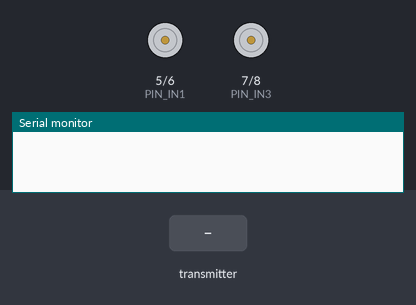
Bench run of a sketch on a simulated Arduino Nano, built with avr-gcc and run on an emulated ATmega328P. Parts: motor-driver pin pairs drawn as motors (green arrow = first pin HIGH = forward, orange = second pin HIGH = backward, longer = more drive, scaled by the enable pin), the last lines printed to the serial monitor. Inputs (shaded band) come from the test bench. No radio packets arrive unless stated.

Above: at 1.2 s.
1.3 s: the transmitter starts sending x2 = 512
At 1.6 s:
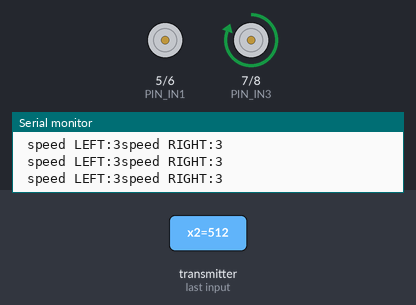
2.8 s: the transmitter starts sending y2 = 256
At 3.9 s:
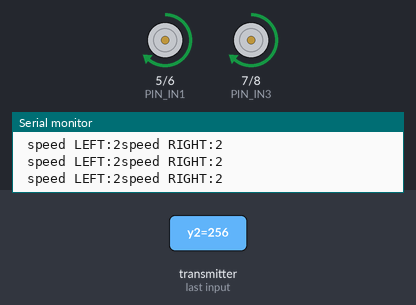
4.3 s: the transmitter starts sending y2 = 1023
At 5.1 s:
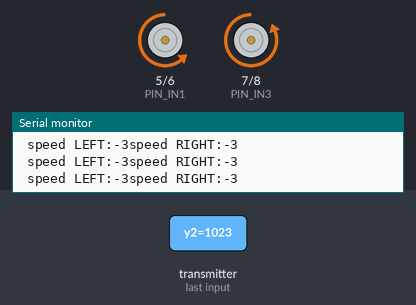
5.8 s: the transmitter starts sending y2 = 0
At 6.2 s:
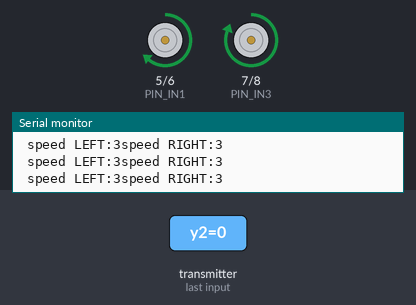
Timing chart, 0 to 8.3 s (numbered marks = the images above; inputs shaded):
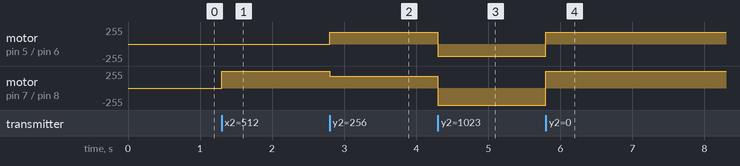

Measured:
- after the input at 1.3 s, motor on pin 7 (PIN_IN3) / pin 8 (PIN_IN4): stopped → forward 255/255 at once
- after the input at 2.8 s, motor on pin 5 (PIN_IN1) / pin 6 (PIN_IN2): stopped → forward 180/255 at once; motor on pin 7 (PIN_IN3) / pin 8 (PIN_IN4): forward 255/255 → forward 180/255 at once
- after the input at 4.3 s, motor on pin 5 (PIN_IN1) / pin 6 (PIN_IN2): forward 180/255 → backward 180/255 at once; motor on pin 7 (PIN_IN3) / pin 8 (PIN_IN4): forward 180/255 → backward 255/255 at once
- after the input at 5.8 s, motor on pin 5 (PIN_IN1) / pin 6 (PIN_IN2): backward 180/255 → forward 180/255 at once; motor on pin 7 (PIN_IN3) / pin 8 (PIN_IN4): backward 255/255 → forward 255/255 at once

The sketch:

T72_chassis.ino
```cpp
/*
  nrf24l  ->   Nano
  MOSI:   ->   Arduino Nano D11
  MISO:   ->   Arduino Nano D12
  SCK:    ->   Arduino Nano D13
  CE:     ->   Arduino Nano D2
  CSN:    ->   Arduino Nano D4
*/

/*libs*/
#include "SPI.h"
#include "RF24.h"
#include "nRF24L01.h"

/*pins*/
#define CE_PIN 2  // NRF24L
#define CSN_PIN 4 // NRF24L
#define PIN_ENA 3 // Вывод управления скоростью вращения мотора №1
#define PIN_ENB 9 // Вывод управления скоростью вращения мотора №2
#define PIN_IN1 5 // Вывод управления направлением вращения мотора №1
#define PIN_IN2 6 // Вывод управления направлением вращения мотора №1
#define PIN_IN3 7 // Вывод управления направлением вращения мотора №2
#define PIN_IN4 8 // Вывод управления направлением вращения мотора №2

#define INTERVAL_MS_SIGNAL_LOST 1000
#define INTERVAL_MS_SIGNAL_RETRY 250

RF24 radio(CE_PIN, CSN_PIN);

const byte address[6] = "00001";

int rightTrackSpeed = 0;
int leftTrackSpeed = 0;
int rightTrackDirection = 0;
int leftTrackDirection  = 0;

//NRF24L01 buffer limit is 32 bytes (max struct size)
struct joystick {
  int x1;
  int y1;
  int x2;
  int y2;
};
joystick joystick;

unsigned long lastSignalMillis = 0;


/*  INIT  */
void setup() {
  Serial.begin(115200);

  radio.begin();

  //Append ACK packet from the receiving radio back to the transmitting radio
  radio.setAutoAck(false); //(true|false)
  //Set the transmission datarate
  radio.setDataRate(RF24_1MBPS); //(RF24_250KBPS|RF24_1MBPS|RF24_2MBPS)
  //Greater level = more consumption = longer distance
  radio.setPALevel(RF24_PA_MAX); //(RF24_PA_MIN|RF24_PA_LOW|RF24_PA_HIGH|RF24_PA_MAX)
  //Default value is the maximum 32 bytes
  radio.setPayloadSize(sizeof(joystick));
  //Act as receiver
  radio.openReadingPipe(0, address);
  radio.startListening();

  // Установка всех управляющих пинов в режим выхода
  pinMode(PIN_ENA, OUTPUT);
  pinMode(PIN_ENB, OUTPUT);
  pinMode(PIN_IN1, OUTPUT);
  pinMode(PIN_IN2, OUTPUT);
  pinMode(PIN_IN3, OUTPUT);
  pinMode(PIN_IN4, OUTPUT);
  // Команда остановки двум моторам
  digitalWrite(PIN_IN1, LOW);
  digitalWrite(PIN_IN2, LOW);
  digitalWrite(PIN_IN3, LOW);
  digitalWrite(PIN_IN4, LOW);
}


/*  MAIN  */
void loop() {

  unsigned long currentMillis = millis();

  if (radio.available() > 0) {
    radio.read(&joystick, sizeof(joystick));

    RightTrackMotor();
    //LeftTrackMotor();


    lastSignalMillis = currentMillis;
    //printRadioValue();
  }
  /*
    if (currentMillis - lastSignalMillis > INTERVAL_MS_SIGNAL_LOST) {
      lostConnection();
    }
  */
}

void printRadioValue() {
  Serial.print("x1:");
  Serial.print(joystick.x1);
  Serial.print(" y1:");
  Serial.print(joystick.y1);
  Serial.print(" x2:");
  Serial.print(joystick.x2);
  Serial.print(" y2:");
  Serial.println(joystick.y2);
}


void RightTrackMotor() {

  // get
  getRightTrackSpeed();
  //getRightTrackDirection();
  // set
  //setRightTrackSpeed();
  //setRightTrackDirection();
}


int getSpeed_Y() {
  int tmpSpeed_Y = joystick.y2;
  if (tmpSpeed_Y >= 0 && tmpSpeed_Y < 137) {
    tmpSpeed_Y = 3 ;
  } else if ( tmpSpeed_Y < 274) {
    tmpSpeed_Y = 2 ;
  } else if ( tmpSpeed_Y < 411) {
    tmpSpeed_Y = 1 ;
  } else if ( tmpSpeed_Y < 612) {
    tmpSpeed_Y = 0 ;
  } else if ( tmpSpeed_Y < 749) {
    tmpSpeed_Y = -1 ;
  } else if ( tmpSpeed_Y < 886) {
    tmpSpeed_Y = -2 ;
  } else if ( tmpSpeed_Y <= 1023) {
    tmpSpeed_Y = -3 ;
  }
  return tmpSpeed_Y;
}


int getSpeed_X() {
  int tmpSpeed_X = joystick.x2;
  if (tmpSpeed_X >= 0 && tmpSpeed_X < 137)  {
    tmpSpeed_X = -3 ;
  } else  if (tmpSpeed_X < 274)  {
    tmpSpeed_X = -2 ;
  } else  if (tmpSpeed_X < 411)  {
    tmpSpeed_X = -1 ;
  } else  if (tmpSpeed_X < 612)  {
    tmpSpeed_X = 0 ;
  } else  if (tmpSpeed_X < 749)  {
    tmpSpeed_X = 1 ;
  } else  if (tmpSpeed_X < 886)  {
    tmpSpeed_X = 2 ;
  } else  if (tmpSpeed_X <= 1023)  {
    tmpSpeed_X = 3 ;
  }
  return tmpSpeed_X;
}


void getRightTrackSpeed() {
  int speed_Y = getSpeed_Y();
  int speed_X = getSpeed_X();


  //  Serial.print("speed Y:");
  //  Serial.print(speed_Y);
  //  Serial.print("speed X:");
  //  Serial.println(speed_X);


  if (speed_Y == 0 ) {
    // Y0 +-X
    leftTrackSpeed = -speed_X;
    rightTrackSpeed = speed_X;
  }

  if (speed_X == 0 ) {
    // +-Y X0
    leftTrackSpeed = speed_Y;
    rightTrackSpeed = speed_Y;
  }


  Serial.print(" speed LEFT:");
  Serial.print(leftTrackSpeed);
  Serial.print("speed RIGHT:");
  Serial.println(rightTrackSpeed);

  //left track
  //speed
  if (leftTrackSpeed == -3 || leftTrackSpeed == 3) {
    analogWrite(PIN_ENB, 255);
  } else if (leftTrackSpeed == -2 || leftTrackSpeed == 2) {
    analogWrite(PIN_ENA, 180);
  } else if (leftTrackSpeed == -1 || leftTrackSpeed == 1) {
    analogWrite(PIN_ENA, 130);
  } else if (leftTrackSpeed == 0) {
    analogWrite(PIN_ENA, 0);
  }
  //direction
  if (leftTrackSpeed == 0) {
    // stop
    digitalWrite(PIN_IN1, LOW);
    digitalWrite(PIN_IN2, LOW);
  } else if (leftTrackSpeed > 0) {
    // forward
    digitalWrite(PIN_IN1, HIGH);
    digitalWrite(PIN_IN2, LOW);
  } else if (leftTrackSpeed < 0) {
    //  back
    digitalWrite(PIN_IN1, LOW);
    digitalWrite(PIN_IN2, HIGH);
  }


  //right track
  if (rightTrackSpeed == -3 || rightTrackSpeed == 3) {
    analogWrite(PIN_ENB, 255);
  } else if (rightTrackSpeed == -2 || rightTrackSpeed == 2) {
    analogWrite(PIN_ENB, 180);
  } else if (rightTrackSpeed == -1 || rightTrackSpeed == 1) {
    analogWrite(PIN_ENB, 130);
  } else if (rightTrackSpeed == 0) {
    analogWrite(PIN_ENB, 0);
  }
  //direction
  if (rightTrackSpeed == 0) {
    // stop
    digitalWrite(PIN_IN3, LOW);
    digitalWrite(PIN_IN4, LOW);
  } else if (rightTrackSpeed > 0) {
    // forward
    digitalWrite(PIN_IN3, HIGH);
    digitalWrite(PIN_IN4, LOW);
  } else if (rightTrackSpeed < 0) {
    //  back
    digitalWrite(PIN_IN3, LOW);
    digitalWrite(PIN_IN4, HIGH);
  }

}

void lostConnection() {
  Serial.println("We have lost connection, preventing unwanted behavior");
  delay(INTERVAL_MS_SIGNAL_RETRY);
}
```
